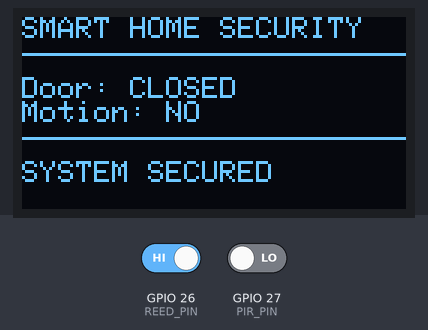
A sketch run on a simulated ESP32. Parts: 128×64 one-colour display. Inputs (shaded band) come from the test bench; at power-on: GPIO 26 (REED_PIN) HIGH, GPIO 27 (PIR_PIN) LOW. What the sketch prints to the serial monitor is not drawn.

Above: at 3.2 s.
3.3 s: GPIO 26 (REED_PIN) driven LOW
At 4.5 s:
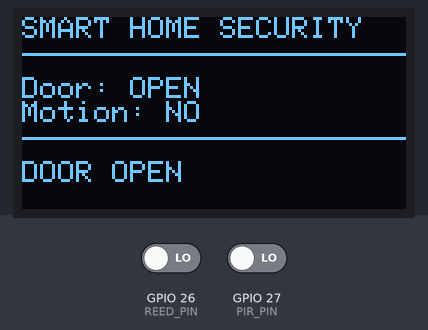
4.9 s: GPIO 27 (PIR_PIN) driven HIGH
At 6.2 s:
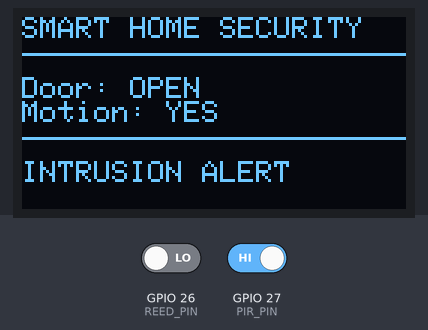
6.5 s: GPIO 26 (REED_PIN) driven HIGH
At 7.7 s:
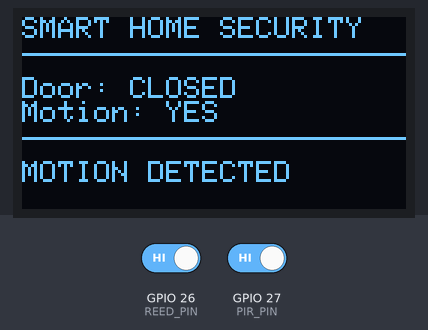
8.0 s: GPIO 27 (PIR_PIN) driven LOW
At 8.6 s:
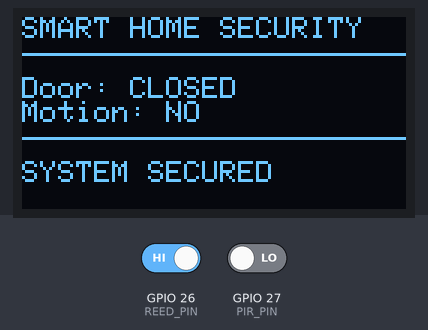
Timing chart, 0 to 10.6 s (numbered marks = the images above; inputs shaded):
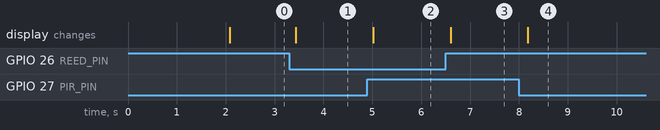

Measured:
- after the input at 3.3 s, the display: changes after 0.14 s (image 1)
- after the input at 4.9 s, the display: changes after 0.12 s (image 2)
- after the input at 6.5 s, the display: changes after 0.10 s (image 3)
- after the input at 8.0 s, the display: changes after 0.18 s (image 4)

The sketch:

smart_intrusion.ino
```cpp
#include <Wire.h>
#include <Adafruit_GFX.h>
#include <Adafruit_SSD1306.h>

#define PIR_PIN 27
#define REED_PIN 26

#define SCREEN_WIDTH 128
#define SCREEN_HEIGHT 64
#define OLED_RESET -1

Adafruit_SSD1306 display(
  SCREEN_WIDTH, SCREEN_HEIGHT,
  &Wire, OLED_RESET
);

// Change to HIGH if your reed module
// gives the opposite output.


void setup() {
  Serial.begin(115200);

  pinMode(PIR_PIN, INPUT);
  pinMode(REED_PIN, INPUT_PULLUP);

  Wire.begin(21, 22);

  if (!display.begin(
    SSD1306_SWITCHCAPVCC, 0x3C)) {
    Serial.println("OLED not found!");
    while (true);
  }

  display.clearDisplay();
  display.setTextColor(SSD1306_WHITE);
  display.setTextSize(1);
  display.setCursor(10, 20);
  display.println("HOME SECURITY");
  display.println("Initializing...");
  display.display();

  delay(2000);
}

void loop() {

  int motion = digitalRead(PIR_PIN);
  int reed = digitalRead(REED_PIN);

  bool doorOpen = (reed == LOW);

  String status;

  if (doorOpen && motion == HIGH) {
    status = "INTRUSION ALERT";
  }
  else if (doorOpen) {
    status = "DOOR OPEN";
  }
  else if (motion == HIGH) {
    status = "MOTION DETECTED";
  }
  else {
    status = "SYSTEM SECURED";
  }

  display.clearDisplay();

  display.setTextSize(1);
  display.setCursor(0, 0);
  display.println("SMART HOME SECURITY");
  display.drawLine(0, 12, 127, 12, SSD1306_WHITE);

  display.setCursor(0, 20);
  display.print("Door: ");
  display.println(doorOpen ? "OPEN" : "CLOSED");

  display.print("Motion: ");
  display.println(motion == HIGH ? "YES" : "NO");

  display.drawLine(0, 40, 127, 40, SSD1306_WHITE);

  display.setCursor(0, 48);
  display.println(status);

  display.display();

  Serial.print("Door: ");
  Serial.print(doorOpen ? "OPEN" : "CLOSED");
  Serial.print(" | Motion: ");
  Serial.print(motion);
  Serial.print(" | Status: ");
  Serial.println(status);

  delay(200);
}
```
